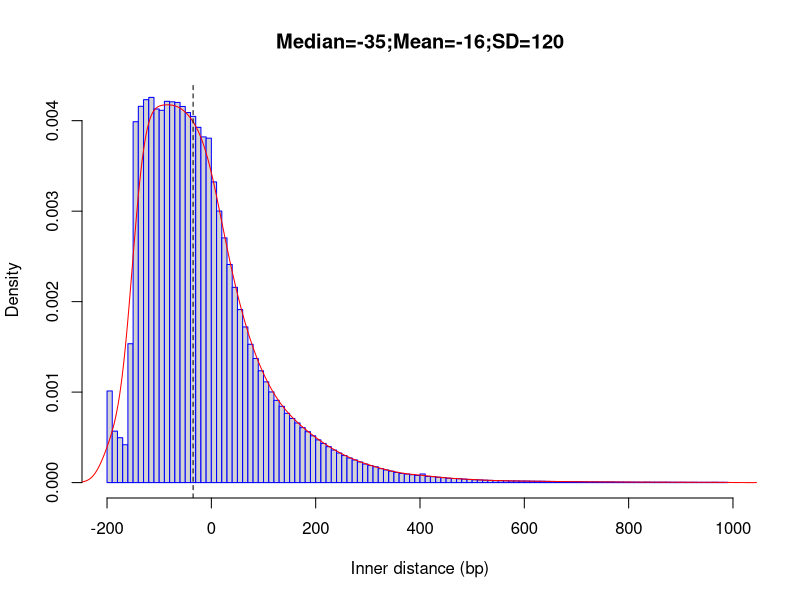

R code for this plot:
png("/rds/user/is460/hpc-work/muscle-rnaseq/ezbamqc/output/figs/srpk3_hom_ttnb_wt_5.inner_distance_plot.png",width=500,height=500,units="px")
fragsize=rep(c(-195,-185,-175,-165,-155,-145,-135,-125,-115,-105,-95,-85,-75,-65,-55,-45,-35,-25,-15,-5,5,15,25,35,45,55,65,75,85,95,105,115,125,135,145,155,165,175,185,195,205,215,225,235,245,255,265,275,285,295,305,315,325,335,345,355,365,375,385,395,405,415,425,435,445,455,465,475,485,495,505,515,525,535,545,555,565,575,585,595,605,615,625,635,645,655,665,675,685,695,705,715,725,735,745,755,765,775,785,795,805,815,825,835,845,855,865,875,885,895,905,915,925,935,945,955,965,975,985),times=c(105172,59045,51469,43427,159367,414126,431850,439479,442054,428766,427267,437565,436976,436299,431606,424700,420311,407730,396746,395278,345033,311644,280835,250321,224103,198540,178637,158742,142409,128307,115635,104044,94390,87545,79510,73584,68444,63060,58413,53699,49038,44931,41233,37383,33923,31011,28216,25998,23674,21303,19533,18158,16017,14506,13106,11613,10470,9819,9059,8233,9873,7049,6796,6123,5710,4943,4711,4459,3965,3579,3285,3059,2764,2499,2241,2227,2100,1898,1891,1729,1737,1582,1536,1541,1367,1279,1237,1107,1048,1103,1050,899,798,914,795,751,787,719,646,607,579,520,496,566,489,474,471,438,379,398,354,334,381,326,348,309,373,323,317))
frag_sd = round(sd(fragsize),digits=0)
frag_mean = round(mean(fragsize),digits=0)
frag_median = round(median(fragsize),digits=0)
hist(fragsize,probability=T,breaks=120,xlim=c(-200,1000),xlab="Inner distance (bp)",main=paste(c("Median=",frag_median,";","Mean=",frag_mean,";","SD=",frag_sd),collapse=""),border="blue")
lines(density(fragsize,bw=20),col='red')
abline(v=frag_median,lty=2)
dev.state = dev.off()
